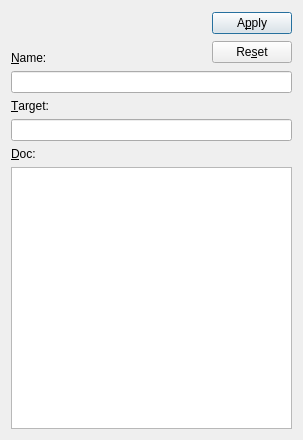
<?xml version="1.0" encoding="UTF-8"?>
<ui version="4.0">
 <class>LinkDlg</class>
 <widget class="QDialog" name="LinkDlg">
  <property name="geometry">
   <rect>
    <x>0</x>
    <y>0</y>
    <width>303</width>
    <height>440</height>
   </rect>
  </property>
  <property name="minimumSize">
   <size>
    <width>0</width>
    <height>0</height>
   </size>
  </property>
  <property name="maximumSize">
   <size>
    <width>16777215</width>
    <height>16777215</height>
   </size>
  </property>
  <property name="windowTitle">
   <string>Link</string>
  </property>
  <layout class="QGridLayout" name="gridLayout">
   <item row="0" column="0">
    <layout class="QVBoxLayout" name="verticalLayout_3">
     <item>
      <layout class="QHBoxLayout" name="horizontalLayout_2">
       <item>
        <layout class="QVBoxLayout" name="verticalLayout_2">
         <item>
          <spacer name="verticalSpacer">
           <property name="orientation">
            <enum>Qt::Vertical</enum>
           </property>
           <property name="sizeType">
            <enum>QSizePolicy::Minimum</enum>
           </property>
           <property name="sizeHint" stdset="0">
            <size>
             <width>20</width>
             <height>40</height>
            </size>
           </property>
          </spacer>
         </item>
         <item>
          <widget class="QLabel" name="nameLabel">
           <property name="text">
            <string>&amp;Name:  </string>
           </property>
           <property name="buddy">
            <cstring>nameLineEdit</cstring>
           </property>
          </widget>
         </item>
        </layout>
       </item>
       <item>
        <spacer name="horizontalSpacer">
         <property name="orientation">
          <enum>Qt::Horizontal</enum>
         </property>
         <property name="sizeType">
          <enum>QSizePolicy::Expanding</enum>
         </property>
         <property name="sizeHint" stdset="0">
          <size>
           <width>20</width>
           <height>20</height>
          </size>
         </property>
        </spacer>
       </item>
       <item>
        <layout class="QVBoxLayout" name="verticalLayout">
         <item>
          <widget class="QPushButton" name="applyPushButton">
           <property name="text">
            <string>A&amp;pply</string>
           </property>
          </widget>
         </item>
         <item>
          <widget class="QPushButton" name="resetPushButton">
           <property name="text">
            <string>Re&amp;set</string>
           </property>
          </widget>
         </item>
        </layout>
       </item>
      </layout>
     </item>
     <item>
      <layout class="QHBoxLayout" name="horizontalLayout">
       <item>
        <widget class="QLineEdit" name="nameLineEdit"/>
       </item>
      </layout>
     </item>
     <item>
      <layout class="QHBoxLayout" name="horizontalLayout_3">
       <item>
        <widget class="QLabel" name="targetLabel">
         <property name="text">
          <string>&amp;Target:</string>
         </property>
         <property name="buddy">
          <cstring>targetLineEdit</cstring>
         </property>
        </widget>
       </item>
      </layout>
     </item>
     <item>
      <widget class="QLineEdit" name="targetLineEdit"/>
     </item>
     <item>
      <widget class="QLabel" name="docLabel">
       <property name="text">
        <string>&amp;Doc:</string>
       </property>
       <property name="buddy">
        <cstring>docTextEdit</cstring>
       </property>
      </widget>
     </item>
     <item>
      <widget class="QTextEdit" name="docTextEdit"/>
     </item>
    </layout>
   </item>
  </layout>
 </widget>
 <tabstops>
  <tabstop>targetLineEdit</tabstop>
  <tabstop>applyPushButton</tabstop>
  <tabstop>resetPushButton</tabstop>
 </tabstops>
 <resources/>
 <connections/>
</ui>
